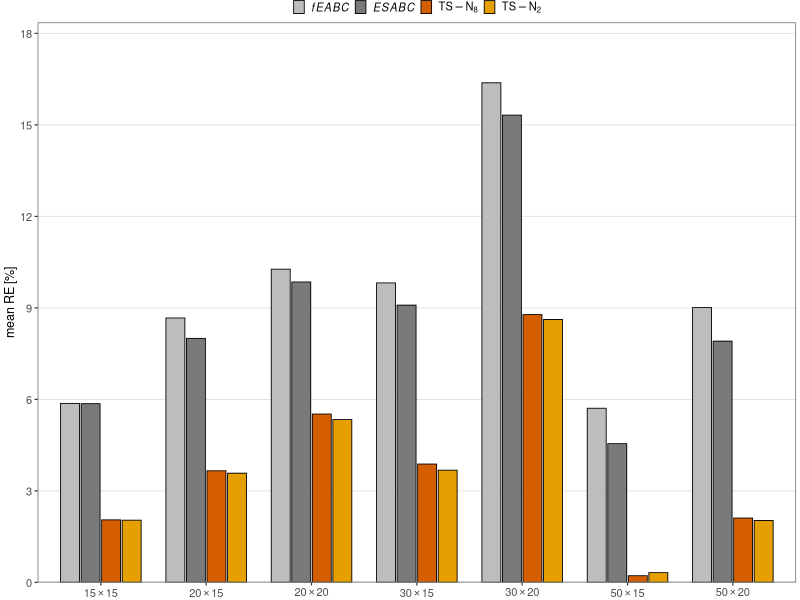

Write the R code that produced this figure.
#!/usr/bin/env Rscript
# =============================================================================
# generate_fig_taillard_compar.R
# Per-class grouped bar chart for Phase C Taillard comparison
# (Proposal A — chosen design, restyled to match the rest of the paper).
#
# Inherits the journal style used by fig5_combined and fig6_convergence:
#   - ijsp_theme() (theme_bw + grey88 gridlines + sans 9pt)
#   - Okabe-Ito palette: TS-N_2 = #E69F00 (orange), TS-N_8 = #D55E00 (vermillion)
#   - cairo_pdf, 160 mm full text width, subpixel antialias
#
# Data are the per-class mean RE(%) on the 70 Taillard IJSP instances:
# fEABC and ESABC values are aggregated from the supplementary tables
# (supplementary/supp_taillard_tables.tex);  TS-N_2 and TS-N_8 values match
# tab_phaseb_groups (Phase B summary table in the main paper).
# =============================================================================

suppressPackageStartupMessages({
  library(ggplot2)
  library(dplyr)
})

COR_DIR <- "C:/Users/diazhernan/CLionProjects/IJSP/Papers/COR_Tabu"
OUT_DIR <- file.path(COR_DIR, "figures")

MM2IN   <- 1 / 25.4
W_FULL  <- 160 * MM2IN
BASE_PT <- 9
AXIS_PT <- 8

# --- ijsp_theme (identical to combine_fig5.R) --------------------------------
ijsp_theme <- function(base = BASE_PT) {
  theme_bw(base_size = base, base_family = "sans") +
    theme(
      panel.grid.minor = element_blank(),
      panel.grid.major.x = element_blank(),
      panel.grid.major.y = element_line(colour = "grey88", linewidth = 0.3),
      panel.border     = element_rect(colour = "grey40", linewidth = 0.5),
      axis.title       = element_text(size = base),
      axis.text        = element_text(size = AXIS_PT),
      legend.position  = "top",
      legend.title     = element_blank(),
      legend.text      = element_text(size = AXIS_PT),
      legend.key.size  = unit(3, "mm"),
      legend.margin    = margin(0, 0, 0, 0),
      legend.box.margin= margin(0, 0, -3, 0),
      plot.margin      = margin(0, 1, 0, 1, "mm")
    )
}

# --- Per-class mean RE(%) data ----------------------------------------------
# Order: 15x15, 20x15, 20x20, 30x15, 30x20, 50x15, 50x20
classes <- c("15x15", "20x15", "20x20", "30x15", "30x20", "50x15", "50x20")
class_labels <- c(expression(15 %*% 15),
                  expression(20 %*% 15),
                  expression(20 %*% 20),
                  expression(30 %*% 15),
                  expression(30 %*% 20),
                  expression(50 %*% 15),
                  expression(50 %*% 20))

dat <- data.frame(
  class = factor(rep(classes, times = 4), levels = classes),
  alg   = factor(rep(c("fEABC", "ESABC", "TS-N8", "TS-N2"), each = length(classes)),
                 levels = c("fEABC", "ESABC", "TS-N8", "TS-N2")),
  re    = c(
    # fEABC (DiazFEABC2023): computed from supplementary/supp_taillard_tables.tex
    5.87, 8.67, 10.27,  9.82, 16.38, 5.71, 9.01,
    # ESABC (DiazICAE2023): computed from the same supplementary
    5.86, 8.00,  9.85,  9.09, 15.32, 4.55, 7.91,
    # TS-N_8 (this work): matches tab_phaseb_groups
    2.05, 3.66,  5.52,  3.88,  8.78, 0.22, 2.11,
    # TS-N_2 (this work): matches tab_phaseb_groups
    2.04, 3.58,  5.34,  3.68,  8.62, 0.32, 2.03
  )
)

# Colors: re-use Okabe-Ito palette already used in fig5/fig6 for N_2 and N_8;
# grays for the prior-art ABC methods.
ALG_COLORS <- c(
  "fEABC"   = "#BDBDBD",
  "ESABC"   = "#7A7A7A",
  "TS-N8"   = "#D55E00",   # same as N8 in combine_fig5.R
  "TS-N2"   = "#E69F00"    # same as N2 in combine_fig5.R
)

# Custom legend labels with italic ABC names and math-style TS-N_k
ALG_LABELS <- c(
  "fEABC"   = expression(italic(fEABC)),
  "ESABC"   = expression(italic(ESABC)),
  "TS-N8"   = expression(TS-N[8]),
  "TS-N2"   = expression(TS-N[2])
)

p <- ggplot(dat, aes(x = class, y = re, fill = alg)) +
  geom_bar(stat = "identity",
           position = position_dodge(width = 0.78),
           width = 0.72,
           colour = "black",
           linewidth = 0.3) +
  scale_fill_manual(values = ALG_COLORS, labels = ALG_LABELS) +
  scale_x_discrete(labels = class_labels) +
  scale_y_continuous(name   = "mean RE [%]",
                     breaks = seq(0, 18, 3),
                     limits = c(0, 18),
                     expand = expansion(mult = c(0, 0.02))) +
  xlab(NULL) +
  guides(fill = guide_legend(nrow = 1, byrow = TRUE)) +
  ijsp_theme()

# Quick sanity check printed to stdout
cat("Per-class grand means (across 7 Taillard classes):\n")
print(dat %>% group_by(alg) %>%
        summarise(grand = mean(re), .groups = "drop"))

# Save
fpath <- file.path(OUT_DIR, "fig_taillard_compar.pdf")
cairo_pdf(filename = fpath, width = W_FULL, height = 60 * MM2IN,
          family = "sans", antialias = "subpixel")
print(p)
dev.off()
cat(sprintf("[OK] %s\n", fpath))
